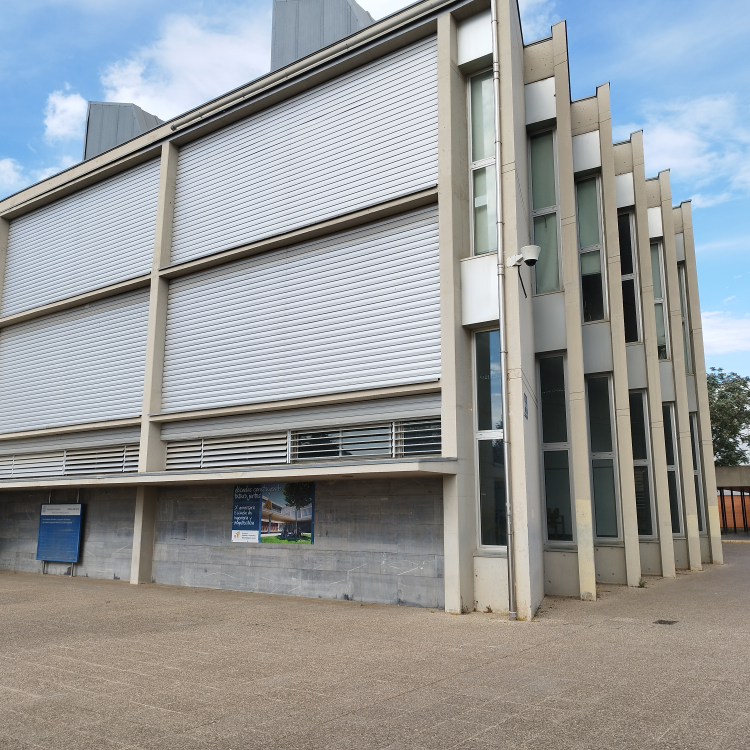
#> input picture vc_practica4-5/BuildingScene/EINA1.jpg, 3000 x 3000 px, given in place of building1.JPG, which was not available (shown at 1/4 size)
$ python practicas4-5_735976_780131.py
#> lines starting #> are read from the running program, lines starting #| are printed output that depends on the picture; pictures that were not available may be replaced by others from this repository, and a replacement may not be noted
import cv2 as cv
import math
import numpy as np
import time

nfeatures = 10
# https://www.geeksforgeeks.org/feature-detection-and-matching-with-opencv-python/
# https://docs.opencv.org/4.x/dc/dc3/tutorial_py_matcher.html
# [134 lines left out: functions HARRIS, SIFT, ORB, AKAZE, BRUTE_FORCE_MATCH, KNN_MATCH and 2 more, not called in this run]

# To estabilize images perspectives:
#https://gist.github.com/royshil/0b21e8e7c6c1f46a16db66c384742b2b
def cylindricalWarp(img, K):
    """This function returns the cylindrical warp for a given image and intrinsics matrix K"""
    h_,w_ = img.shape[:2]
    # pixel coordinates
    y_i, x_i = np.indices((h_,w_))
    X = np.stack([x_i,y_i,np.ones_like(x_i)],axis=-1).reshape(h_*w_,3) # to homog
    Kinv = np.linalg.inv(K)
    X = Kinv.dot(X.T).T # normalized coords
    # calculate cylindrical coords (sin\theta, h, cos\theta)
    A = np.stack([np.sin(X[:,0]),X[:,1],np.cos(X[:,0])],axis=-1).reshape(w_*h_,3)
    B = K.dot(A.T).T # project back to image-pixels plane
    # back from homog coords
    B = B[:,:-1] / B[:,[-1]]
    # make sure warp coords only within image bounds
    B[(B[:,0] < 0) | (B[:,0] >= w_) | (B[:,1] < 0) | (B[:,1] >= h_)] = -1
    B = B.reshape(h_,w_,-1)

    img_rgba = cv.cvtColor(img,cv.COLOR_BGR2BGRA) # for transparent borders...
    # warp the image according to cylindrical coords
    return cv.remap(img_rgba, B[:,:,0].astype(np.float32), B[:,:,1].astype(np.float32), cv.INTER_AREA, borderMode=cv.BORDER_TRANSPARENT)

# Trying to normalize the panoramic color
# https://stackoverflow.com/a/62441609/20853085
# [230 lines left out: functions normalize_light, histogram_equalization, crop, ImageStitching, MultipleImageStitching, not called in this run]

option = 1
images = []
if option == 0:
    # [47 lines of commented-out code are left out]

    images = []
    for i in range(1,8):
        img = cv.imread(f'./BuildingScene/EINA{i}.jpg')
        img = cv.resize(img, (int(math.ceil(img.shape[1] * 0.16)), int(math.ceil(img.shape[0] * 0.16))), interpolation=cv.INTER_AREA)
        images.append(img)
    for i in range(1,7):
        images[i-1] = cv.resize(images[i-1], images[2].shape[:2], interpolation=cv.INTER_AREA)
    # res,_,_,_ = ImageStitching(images[2], images[4], HARRIS, None, 0, True)
    # res = cv.resize(res, (int(res.shape[1] * 0.2), int(res.shape[0] * 0.2)), interpolation=cv.INTER_AREA)
    # cv.imshow("EINA", res)

    res,fst,snd,match = ImageStitching(images[2], images[3], SIFT,  BRUTE_FORCE_MATCH, 200, True)
    cv.imshow("Building", cv.hconcat([fst, snd]))
    cv.waitKey(0)
    cv.imshow("Building", match)
    cv.waitKey(0)

    res,fst,snd,match = ImageStitching(images[2], images[3], ORB, BRUTE_FORCE_MATCH, 200, True)
    cv.imshow("Building", cv.hconcat([fst, snd]))
    cv.waitKey(0)
    cv.imshow("Building", match)
    cv.waitKey(0)

    res,fst,snd,match = ImageStitching(images[2], images[3], AKAZE, BRUTE_FORCE_MATCH, 200, True)
    cv.imshow("Building", cv.hconcat([fst, snd]))
    cv.waitKey(0)
    cv.imshow("Building", match)
    cv.waitKey(0)

    res,fst,snd,match = ImageStitching(images[2], images[3], SIFT, KNN_MATCH, 0.75, True)
    cv.imshow("Building", cv.hconcat([fst, snd]))
    cv.waitKey(0)
    cv.imshow("Building", match)
    cv.waitKey(0)

    res,fst,snd,match = ImageStitching(images[2], images[3], ORB, KNN_MATCH, 0.75, True)
    cv.imshow("Building", cv.hconcat([fst, snd]))
    cv.waitKey(0)
    cv.imshow("Building", match)
    cv.waitKey(0)

    res,fst,snd,match = ImageStitching(images[2], images[3], AKAZE, KNN_MATCH, 0.75, True)
    cv.imshow("Building", cv.hconcat([fst, snd]))
    cv.waitKey(0)
    cv.imshow("Building", match)
    cv.waitKey(0)

    res,fst,snd,match = ImageStitching(images[2], images[3], SIFT,  FLANN_MATCH, 0.75, True)
    cv.imshow("Building", cv.hconcat([fst, snd]))
    cv.waitKey(0)
    cv.imshow("Building", match)
    cv.waitKey(0)

elif option == 1:
    for i in range(1,6):
        img  = cv.imread(f'./BuildingScene/building{i}.JPG')
#> img is the input picture: shape (3000, 3000, 3); mean B, G, R 152.8, 152.3, 149.7
        h, w = img.shape[:2]
#> h = 3000; w = 3000
        images.append(cylindricalWarp(img, np.array([[800,0,w/2],[0,800,h/2],[0,0,1]])))
#> in cylindricalWarp, `Kinv = np.linalg.inv(K)`: Kinv = [[0.00125, 0, -1.88], [0, 0.00125, -1.88], [0, 0, 1]]
#> in cylindricalWarp, `B = B[:,:-1] / B[:,[-1]]`: B = 9000000 pairs, first value -1761883.7 to 1764883.7, second value -3302640.6 to 3307844.8
#> in cylindricalWarp, `return cv.remap(img_rgba, B[:,:,0].astype(np.float32), B[:,:,1].astype..`:
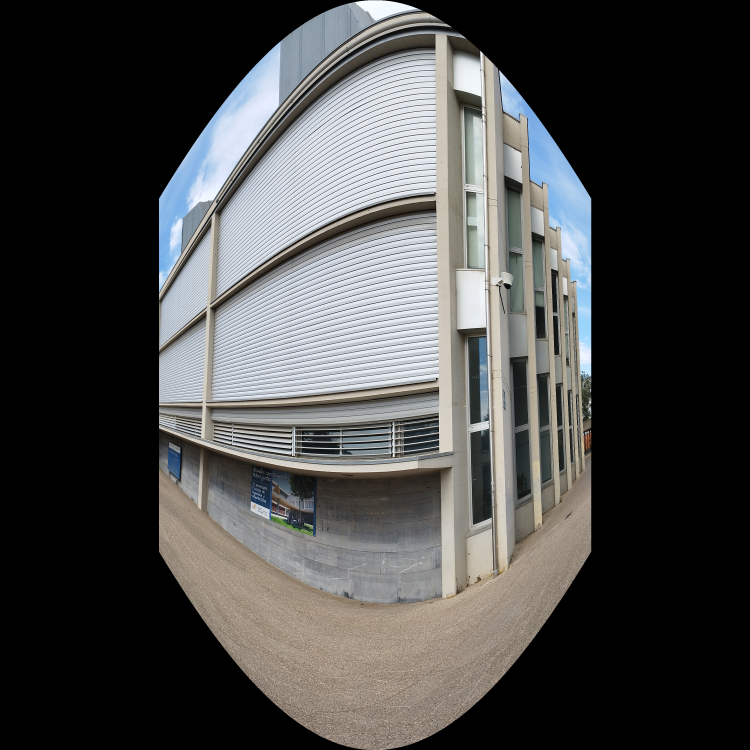
#> returned value: shape (3000, 3000, 4) (shown at 1/4 size); mean of channels 0, 1, 2, 3 71.2, 71.8, 71.7, 120; drawn as B, G, R
#> pass 2 of the loop `for i in range(1,6):`:
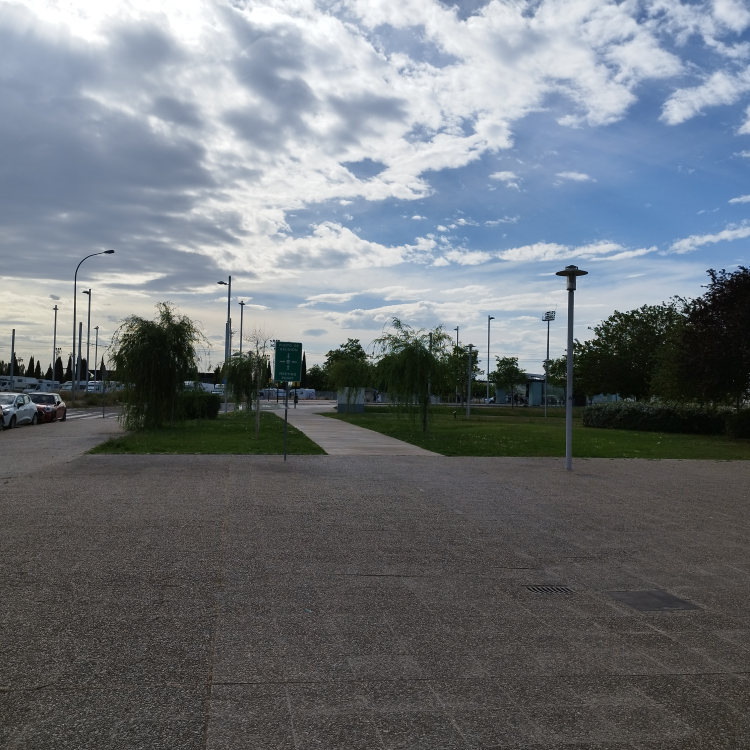
#> input picture vc_practica4-5/BuildingScene/EINA10.jpg, 3000 x 3000 px, given in place of building2.JPG, which was not available (shown at 1/4 size)
#> img is the input picture: shape (3000, 3000, 3); mean B, G, R 121.7, 116.4, 110.9
#> in cylindricalWarp (call 2), `return cv.remap(img_rgba, B[:,:,0].astype(np.float32), B[:,:,1].astype..`:
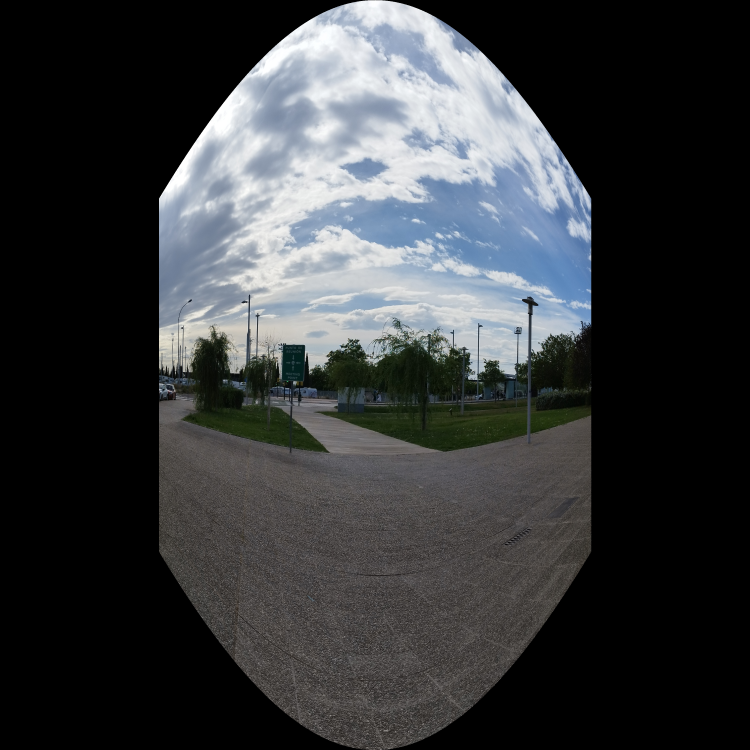
#> returned value: shape (3000, 3000, 4) (shown at 1/4 size); mean of channels 0, 1, 2, 3 59.7, 57.7, 55.3, 120; drawn as B, G, R
#> (the run stopped early here; a loop or call above may not have finished)
